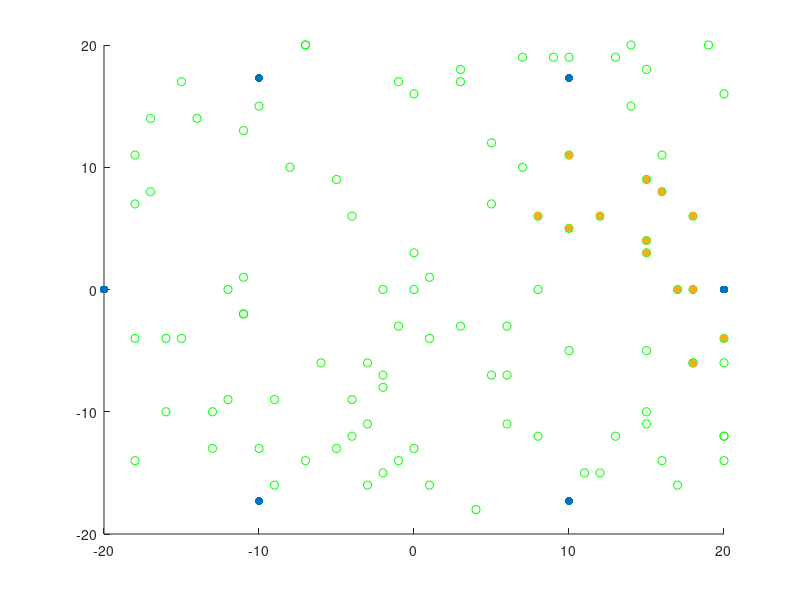

This chart was generated by the following MATLAB code: (Note: this script raises an error after producing the figure.)
%% clustering master script
clear all
close all

load('phi','phi'); % load RN locations
% obtain cluster counts
load('idx_count')
no_clus = 10; % No. of clusters
% get corresponding locations for the cluster points 
load('theta_1')
load('theta_1_sort')
%% load and sort L_A according to the clusters
load('L_A')
L_A = [theta_1(:,1) L_A];
L_A = sortrows(L_A,1);
L_A = L_A(:,2:7);

%% get L_A and L_B for each of the clusters
L_0 = 40;
gamma = 3;
sigma = 1;
d_0 = 1;
k = 1;
rmse = [];

%% plot original data
scatter(phi(:,1),phi(:,2),'filled');
hold on 
scatter(theta_1_sort(:,2),theta_1_sort(:,3),'g');

idx_count_1 = [idx_count 0];

a = 1;
b = idx_count_1(1);
%for i = 1:no_clus
    theta_2 = [];
    theta_2 = theta_1_sort(a:b,2:3);
    %a = b+1;
    %b = b + idx_count_1(i+1);
    scatter(theta_2(:,1),theta_2(:,2),'filled');
    hold on
%end

%% perform localization independently for each of the clusters
for i = idx_count
    % RN to BN RSS measurements
    L_A_1 = L_A(k:i,:);
    q = 1;
    % BN to BN RSS measurements
    for j = k:(k+i-1) % for all the points in the cluster
       m = mvnrnd(0,sigma,i);
       for p = (j+1):i
         L_B_1(q) = L_0 + 10*gamma*log10(norm(theta_1_sort(j,:)-theta_1_sort(p,:),2)/d_0) + m(i);  
         q = q+1;     
       end
    end
    theta_pred = sdp_coop_nlos(L_A_1,L_B_1,phi,i);
    theta_pred = theta_pred';
    for r = k:(k+i-1)
    err(r) = (theta_pred(r,1)-theta_1_sort(r,2))^2 + (theta_pred(r,2)-theta_1_sort(r,3))^2;
    end
    k = i+1;
    %% RMSE
    rmse = [rmse sqrt(sum(err)/i)];
    
    %% plot the localized points 
    scatter(theta_pred(:,1),theta_pred(:,2),'x');
    hold on
    
end






